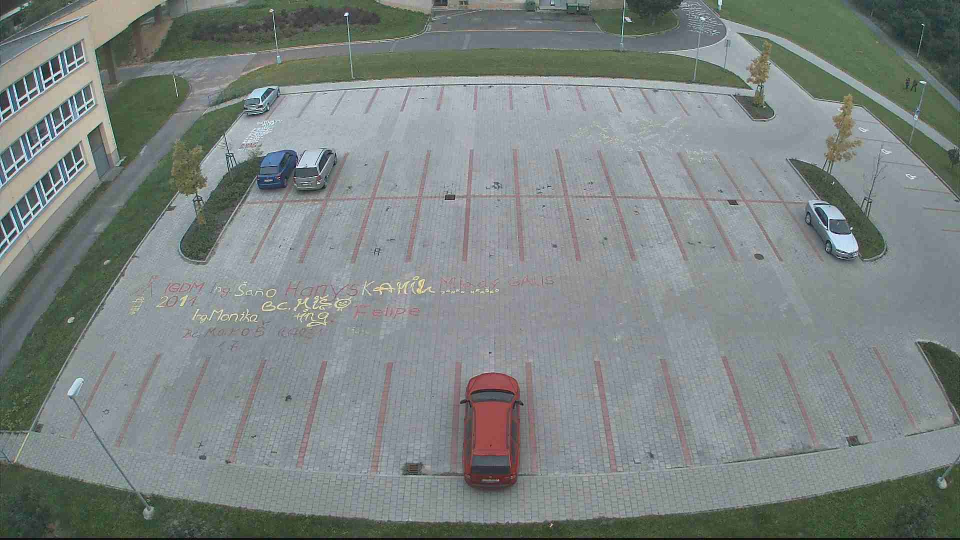
#> input picture lec6/parking/test_images_zao/test1.jpg, 1920 x 1080 px (shown at 1/2 size)
$ python -i main.py   (imports and definitions only)   (older library calls are emulated)
#> lines starting #> are read from the running program, lines starting #| are printed output that depends on the picture
#> further down, picture is the input picture: shape (1080, 1920, 3); mean B, G, R 130.4, 132.4, 124.6
import sys
import cv2
import numpy as np
import glob
from operator import add
import os
from skimage.feature import local_binary_pattern
from itertools import product
from time import time

# [58 lines left out: functions order_points, four_point_transform, not called in this run]

def midpoint(p1, p2):
    return (int((p1[0] + p2[0]) / 2), int((p1[1] + p2[1]) / 2))

# [9 lines left out: function calculate_f1_score, not called in this run]


def calculate_sobel(image, kernel_size = 3):
#> called with kernel_size = 3
    grad_x = cv2.Sobel(image, cv2.CV_64F, 1, 0, ksize=kernel_size)
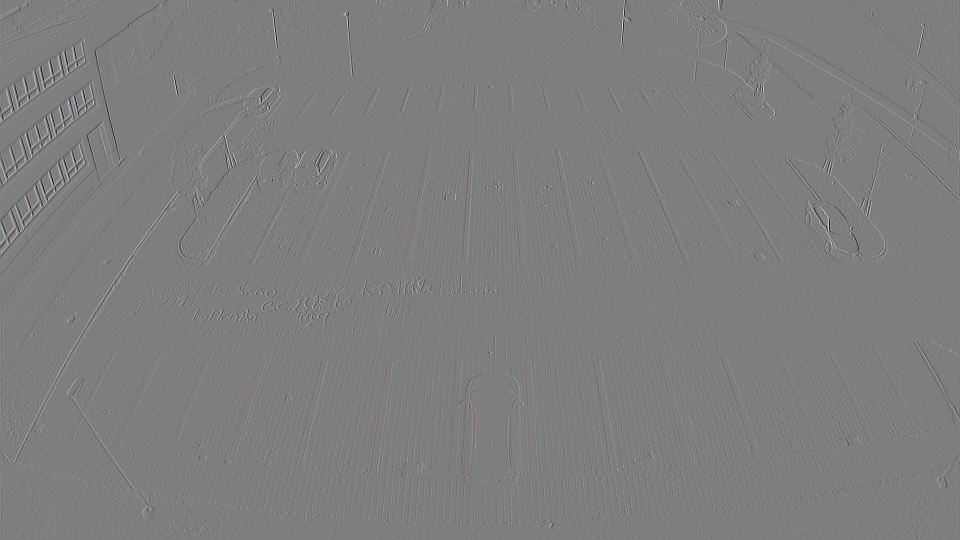
#> grad_x: shape (1080, 1920, 3) float64 (shown at 1/2 size); mean B, G, R -0.1, 0, 0; drawn with min black and max white
    grad_y = cv2.Sobel(image, cv2.CV_64F, 0, 1, ksize=kernel_size)

    abs_grad_x = cv2.convertScaleAbs(grad_x)
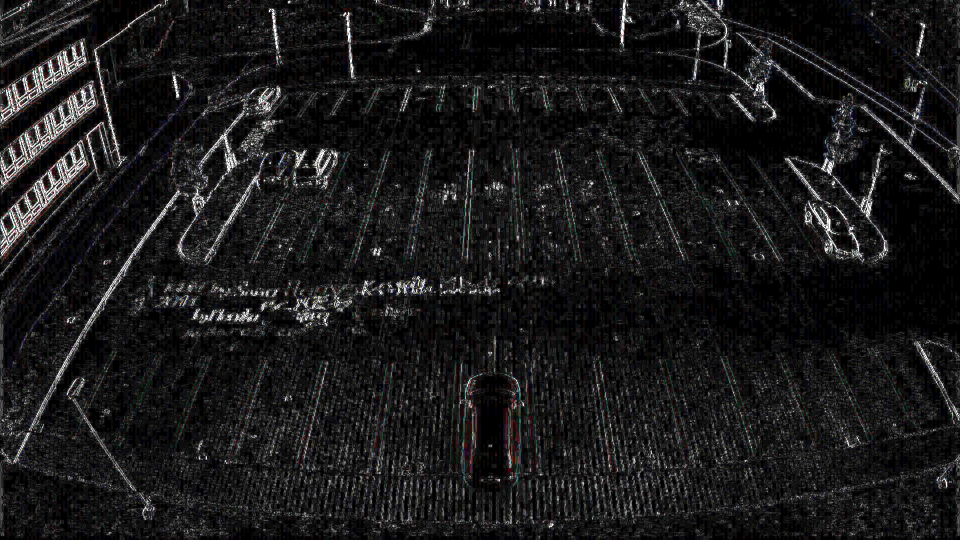
#> abs_grad_x: shape (1080, 1920, 3) (shown at 1/2 size); mean B, G, R 25.8, 25.4, 25.7
    abs_grad_y = cv2.convertScaleAbs(grad_y)
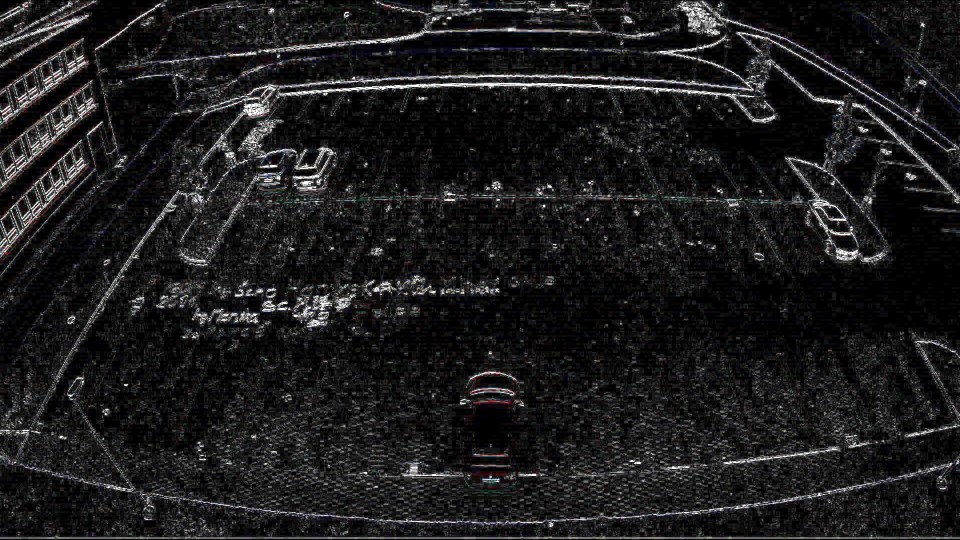
#> abs_grad_y: shape (1080, 1920, 3) (shown at 1/2 size); mean B, G, R 28.7, 28.1, 28.4

    return cv2.addWeighted(abs_grad_x, 0.5, abs_grad_y, 0.5, 0)
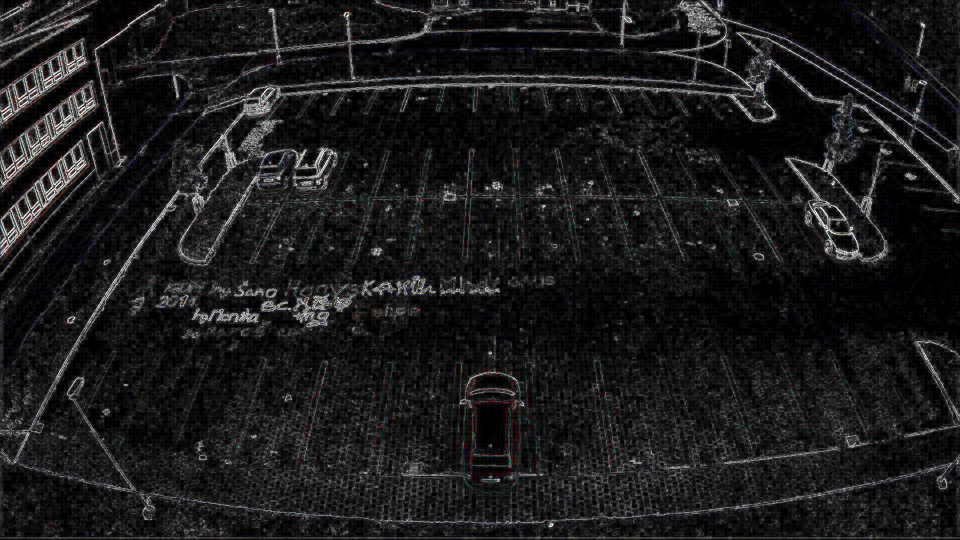
#> returned value: shape (1080, 1920, 3) (shown at 1/2 size); mean of channels 0, 1, 2 27.2, 26.8, 27.1; drawn as B, G, R

# [122 lines left out: functions brightness, main, not called in this run]

# [24 lines not run here, left out]

>>> import cv2
>>> picture = cv2.imread('test_images_zao/test1.jpg')
>>> result = calculate_sobel(picture)

$ run again, on lec6/parking/test_images_zao/test13.jpg
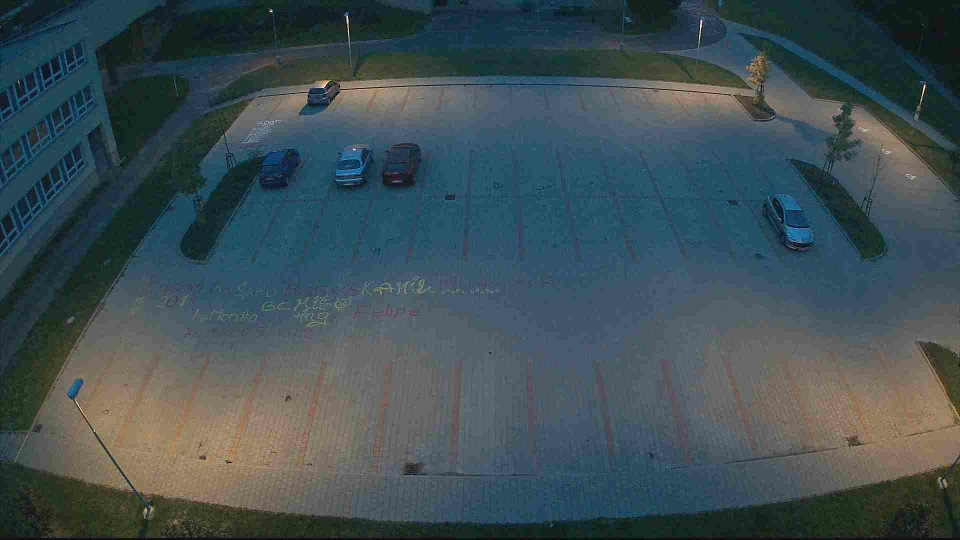
#> input picture lec6/parking/test_images_zao/test13.jpg, 1920 x 1080 px (shown at 1/2 size)
#> picture is the input picture: shape (1080, 1920, 3); mean B, G, R 83.9, 79, 62.8
#> in calculate_sobel, `abs_grad_x = cv2.convertScaleAbs(grad_x)`:
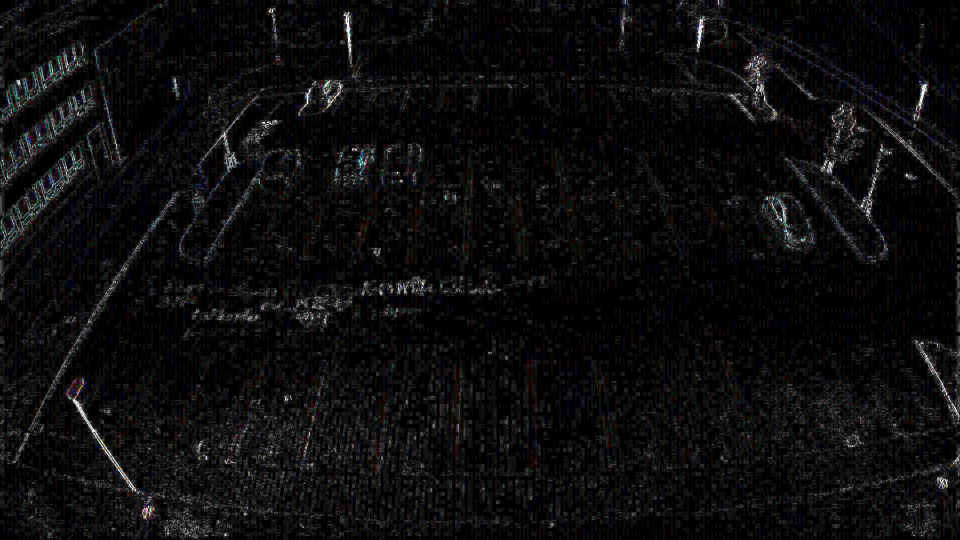
#> abs_grad_x: shape (1080, 1920, 3) (shown at 1/2 size); mean B, G, R 12.8, 12.3, 12.6
#> in calculate_sobel, `return cv2.addWeighted(abs_grad_x, 0.5, abs_grad_y, 0.5, 0)`:
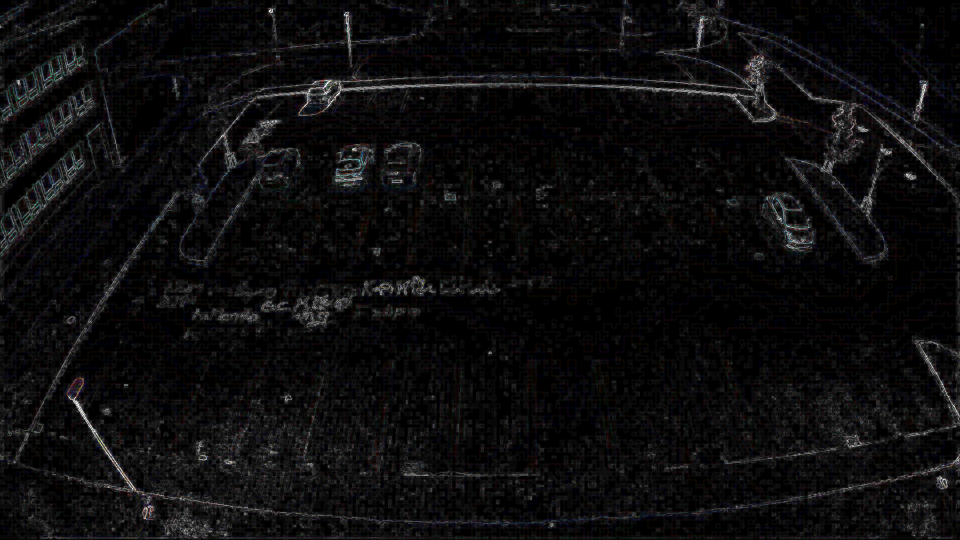
#> returned value: shape (1080, 1920, 3) (shown at 1/2 size); mean of channels 0, 1, 2 13.1, 12.5, 12.9; drawn as B, G, R

$ run again, on lec6/parking/test_images_zao/test14.jpg
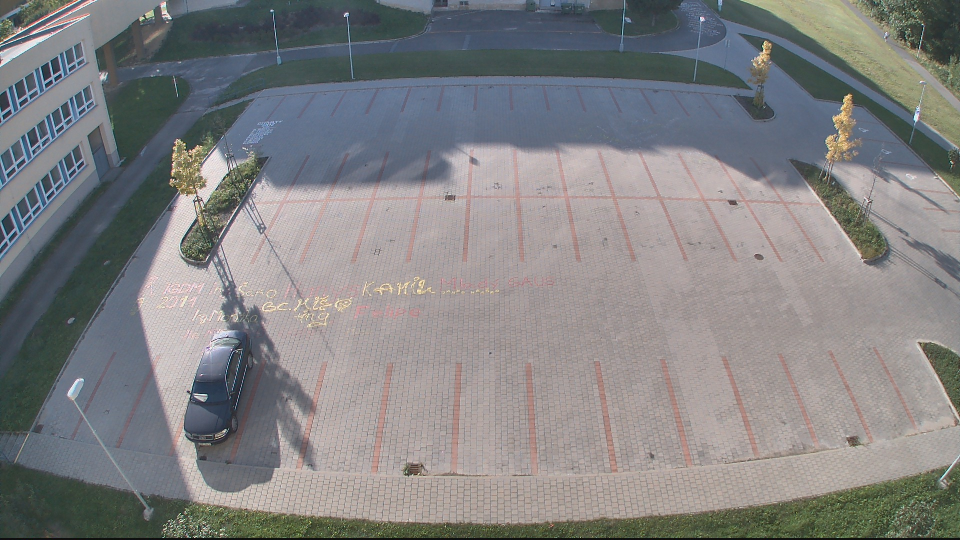
#> input picture lec6/parking/test_images_zao/test14.jpg, 1920 x 1080 px (shown at 1/2 size)
#> picture is the input picture: shape (1080, 1920, 3); mean B, G, R 130.4, 129.5, 129.6
#> in calculate_sobel, `abs_grad_x = cv2.convertScaleAbs(grad_x)`:
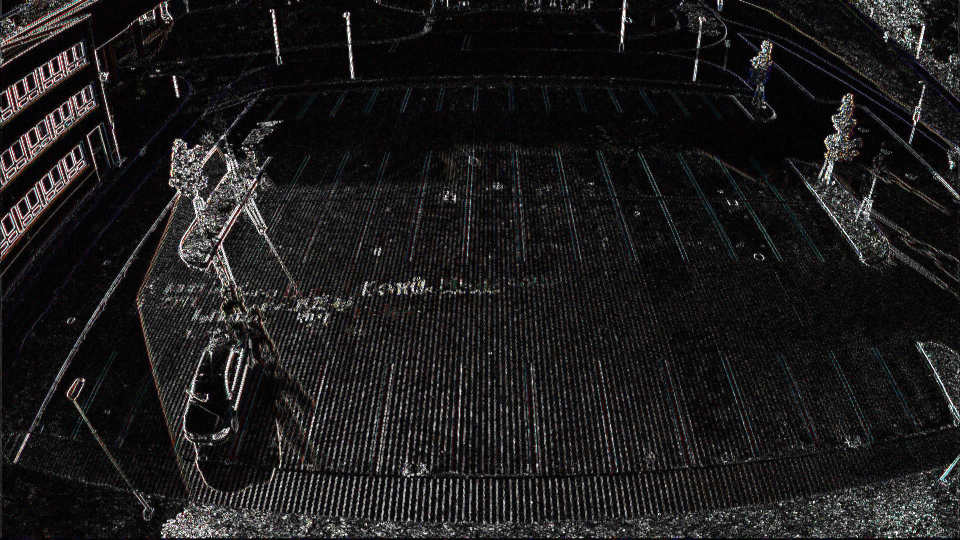
#> abs_grad_x: shape (1080, 1920, 3) (shown at 1/2 size); mean B, G, R 27.9, 27.6, 28.8
#> in calculate_sobel, `return cv2.addWeighted(abs_grad_x, 0.5, abs_grad_y, 0.5, 0)`:
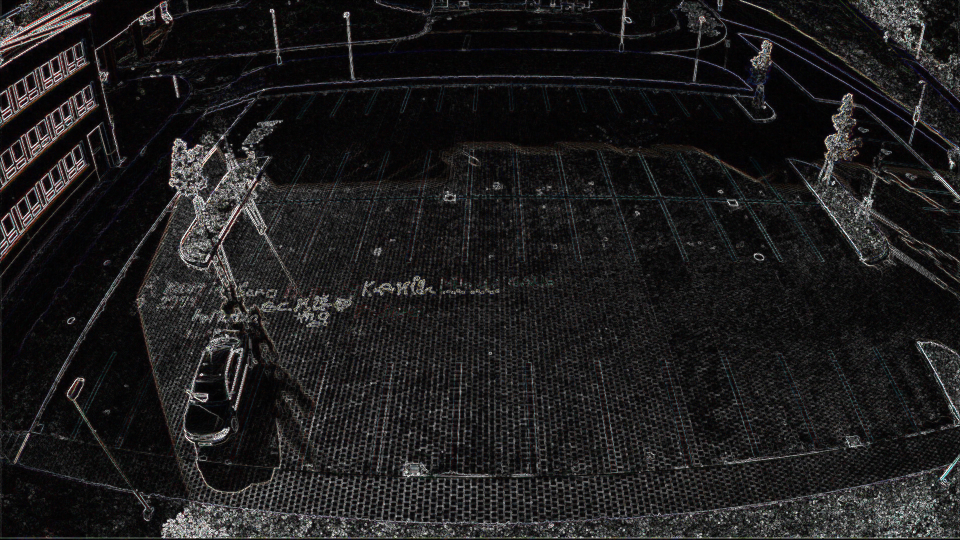
#> returned value: shape (1080, 1920, 3) (shown at 1/2 size); mean of channels 0, 1, 2 29.2, 28.9, 29.9; drawn as B, G, R
